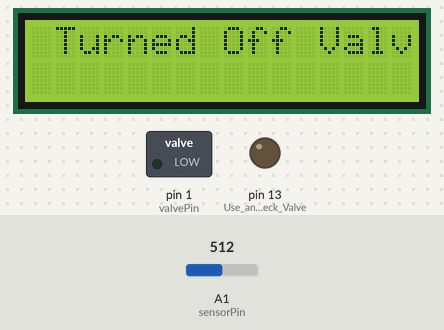
The sketch below on a simulated Arduino Uno, built with avr-gcc and run on an emulated ATmega328P. Shown: 16×2 character LCD, switched loads named in the sketch (green lamp = pin HIGH), output pins drawn as LEDs (lit = HIGH). The inputs (shaded band) are chosen by the test bench; at power-on: A1 (sensorPin) = 512.

Above: at 1.2 s.
1.3 s: A1 (sensorPin) set to 127
At 3.1 s:
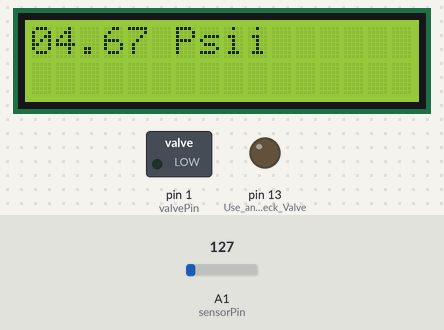
4.6 s: A1 (sensorPin) set to 114
At 5.5 s:
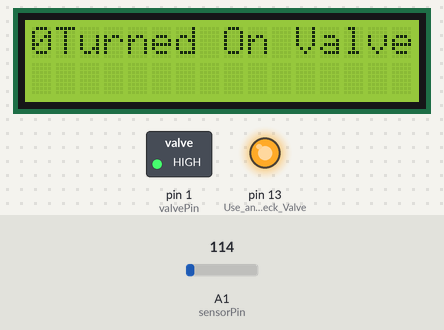
11.5 s: A1 (sensorPin) set to 122
At 13.3 s:
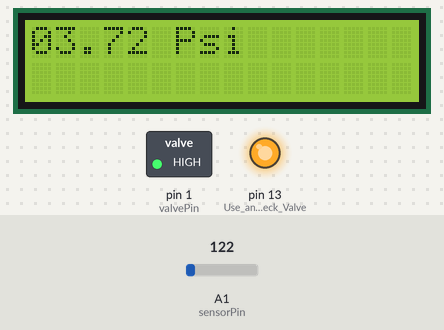
Timing chart, 0 to 14.8 s (numbered marks = the images above; inputs shaded):
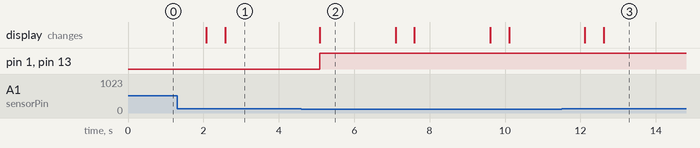

The sketch:

pressureSensor_1.2MPa_G14.ino
```cpp
#include <LiquidCrystal.h>
#define sensorPin A1
#define valvePin 1
int analogOutputRange[2] = {0, 1023};
int sensorReading;
const int rs = 12, en = 11; // 16*2 LCD Display | RS - 42, Enable - 44, Data - 5, 4, 3, 2 (R/W - GND)
LiquidCrystal lcd(rs, en, 5, 4, 3, 2);

void setup()
{
  pinMode(sensorPin, INPUT);
  pinMode(LED_BUILTIN, OUTPUT); //Use an LED to Check ValveLogic
  pinMode(valvePin, OUTPUT);
  //Serial.begin(9600);
  lcd.begin(16, 2);
  lcd.clear();
}

void loop()
{
  sensorReading = analogRead(sensorPin); //Values from 0 to 1023
  calculatePascal(sensorReading);
  delay(500);
}

void calculatePascal(float reading)
{
  //Assuming VCC and Vout in scale of 0 to 1
  float actualPascalOutput = ((reading / analogOutputRange[1]) - 0.1) / 0.75;
  float covertedPsiOutput = pascalToPsiCoversion(actualPascalOutput);
  //if(actualPascalOutput <=0){
  //  actualPascalOutput = 0;
  //}
  checkExecuteValve(actualPascalOutput, covertedPsiOutput);
  printPressure(actualPascalOutput, covertedPsiOutput);
}

float pascalToPsiCoversion(float pascal)
{
  return pascal * 145.037738; //1MPa = 145.037738Psi
}

void printPressure(float pascal, float psi)
{
  lcd.setCursor(0, 0);
  lcd.print(pascal);
  lcd.print(" MPa");
  lcd.setCursor(1, 0);
  lcd.print(psi);
  lcd.print(" Psi");
}

void checkExecuteValve(float pascal, float psi)
{
  if (pascal <= 0.0233)
  {
    digitalWrite(valvePin, HIGH);
    digitalWrite(LED_BUILTIN, HIGH);
    //Serial.println("Turned On Valve");
    lcd.setCursor(1, 0);
    lcd.print("Turned On Valve");
    delay(2000);
    lcd.clear();
  }
  if (pascal >= 0.0333)
  {
    digitalWrite(valvePin, LOW);
    digitalWrite(LED_BUILTIN, LOW);
    //Serial.println("Turned Off Valve");
    lcd.setCursor(1, 0);
    lcd.print("Turned Off Valve");
    delay(2000);
    lcd.clear();
  }
}
```

Measured:
- the behaviour switches between 121 and 120 on A1 (sensorPin) (found by bisection; images 1 and 2)
- after the input at 1.3 s, the display: first differs from a run without the input after 1.3 s (image 1)
- after the input at 4.6 s, pin 1 (valvePin), pin 13 (Use_an_LED_to_Check_Valve): LOW → HIGH after 0.49 s; the display: changes after 0.49 s (image 2)
- after the input at 11.5 s, the display: first differs from a run without the input after 1.1 s (image 3)
- what the display in image 2 shows lasts 2.0 s, from 5.1 s to 7.1 s
